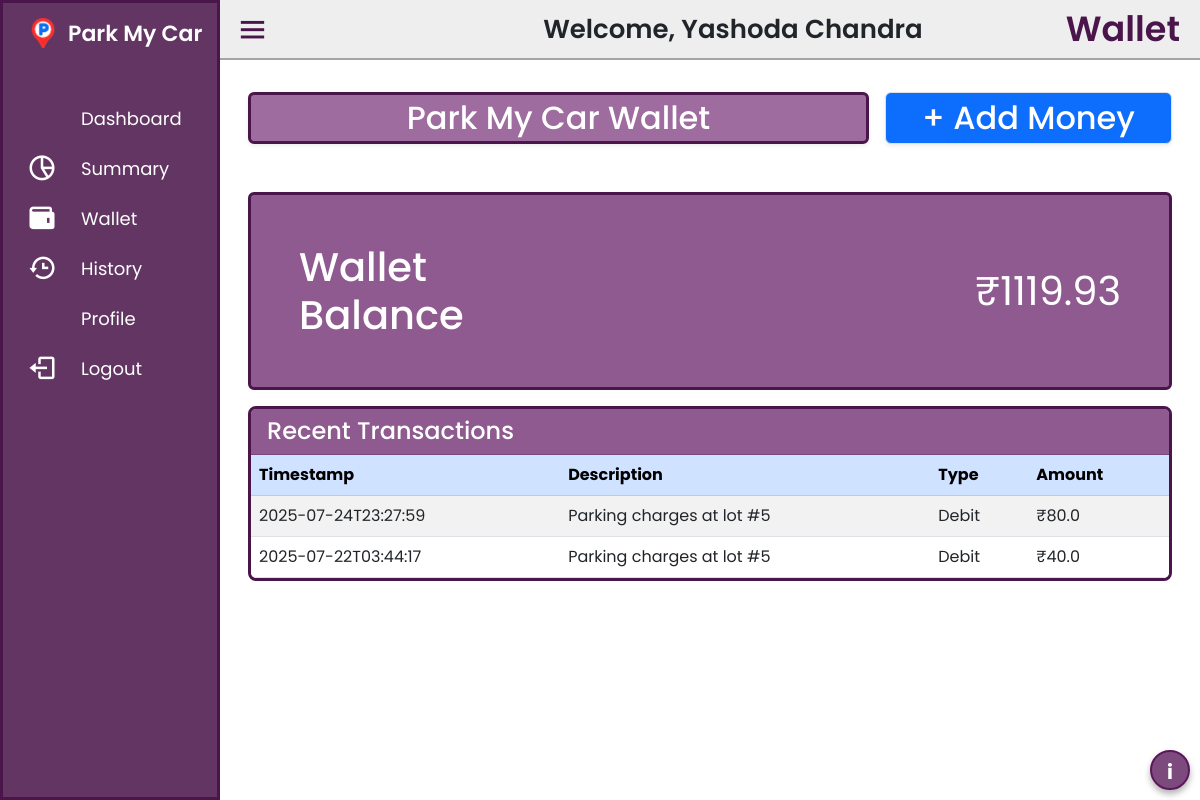
The page /wallet (signed in) on the database its author committed.
### tables this page shows
CREATE TABLE users (
    id INTEGER PRIMARY KEY AUTOINCREMENT,
    username TEXT UNIQUE NOT NULL,
    full_name TEXT NOT NULL,
    password TEXT NOT NULL,
    address TEXT,
    pincode TEXT,
    wallet_balance REAL DEFAULT 0.0
);

CREATE TABLE transactions (
    id INTEGER PRIMARY KEY AUTOINCREMENT,
    user_id INTEGER NOT NULL,
    amount REAL NOT NULL,
    type TEXT CHECK(type IN ('credit', 'debit')) NOT NULL,
    description TEXT,
    timestamp DATETIME DEFAULT CURRENT_TIMESTAMP,
    FOREIGN KEY(user_id) REFERENCES users(id)
);

### controllers/user_controller.py (the view)
@user_bp.route('/wallet')
@login_required
def wallet():
    user_id = session.get("user_id")
    conn = sqlite3.connect(get_db_path())
    cursor = conn.cursor()
    cursor.execute("SELECT wallet_balance FROM users WHERE id = ?", (user_id,))
    balance = cursor.fetchone()[0]
    cursor.execute('''
        SELECT amount,description, type, timestamp FROM transactions
        WHERE user_id = ? ORDER BY timestamp DESC LIMIT 10
    ''', (user_id,))
    transactions = cursor.fetchall()
    cursor.execute("SELECT username, full_name, address, pincode FROM users WHERE id = ?", (user_id,))
    row = cursor.fetchone()
    user = {
        'username': row[0],
        'full_name': row[1],
        'address': row[2],
        'pincode': row[3]
    }
    conn.close()
    return render_template("UserTemplate.html",current="Wallet",name=user['full_name'], balance=balance, transactions=transactions,user=user)

### app.py (called while the page is built)
@login_manager.user_loader
def load_user(user_id):
    conn = sqlite3.connect(app.config["DB_PATH"])
    cursor = conn.cursor()
    cursor.execute("SELECT id, username, password FROM users WHERE id=?", (user_id,))
    user = cursor.fetchone()
    conn.close()
    if user:
        return User(user[0], user[1], user[2])
    return None

### controllers/user_controller.py (called while the page is built)
def get_db_path():
    return current_app.config["DB_PATH"]

### templates/UserTemplate.html (shortened to what this page needs)
<!DOCTYPE html>
<html lang="en" dir="ltr">
  <head>
    <link rel="stylesheet" href="../static/css/sidebar.css" />
    <link
      href="https://cdn.boxicons.com/fonts/basic/boxicons.min.css"
      rel="stylesheet"
    />
    <link
      href="https://unpkg.com/boxicons@2.0.7/css/boxicons.min.css"
      rel="stylesheet"
    />
  </head>
  <body>
    <div class="sidebar">
      <div class="logo-details">
        <img
          src="../static/images/favicon.png"
          alt=""
          style="height: 30px; margin-left: 25px; margin-right: 10px"
        />
        <span class="logo_name">Park&nbsp;My&nbsp;Car</span>
      </div>
      <ul class="nav-links">
        <li>
          <a href="/dashboard">
            <i class="bx bx-dashboard-alt"></i>
            <span class="link_name">Dashboard</span>
          </a>
        </li>
        <li>
          <a href="/summary">
            <i class="bx bx-pie-chart-alt-2"></i>
            <span class="link_name">Summary</span>
          </a>
        </li>
        <li>
          <a href="/wallet">
            <i class="bx bxs-wallet"></i>
            <span class="link_name">Wallet</span>
          </a>
        </li>
        <li>
          <a href="/history">
            <i class="bx bx-history"></i>
            <span class="link_name">History</span>
          </a>
        </li>
        <li>
          <a
            data-bs-toggle="modal"
            data-bs-target="#EditProfile"
            style="cursor: pointer"
          >
            <i class="bx bx-user-square"></i>
            <span class="link_name">Profile</span>
          </a>
        </li>
        <li>
          <a
            data-bs-toggle="modal"
            data-bs-target="#LogoutCard"
            style="cursor: pointer"
          >
            <i class="bx bx-log-out"></i>
            <span class="link_name">Logout</span>
          </a>
        </li>
      </ul>
    </div>
    <section class="home-section">
      <div class="home-content">
        <i class="bx bx-menu" style="width: 150px"></i>
        <span class="text-nowrap">Welcome, {{name}}</span>
        <span class="text" style="margin-right: 20px">{{current}}</span>
      </div>
      <div>
        {% if (current == "Dashboard")%} {%include "UserDashboard.html"%} {%elif
        (current == "Wallet")%} {%include "Wallet.html"%} {%elif (current ==
        "History")%} {%include"HistoryPage.html"%} {%else%} {%include
        "UserSummary.html"%} {% endif %}
      </div>
    </section>
  </body>
</html>

### templates/Wallet.html (shortened to what this page needs)
<!DOCTYPE html>
<html lang="en">
  <head>
    <link
      href="https://cdn.jsdelivr.net/npm/bootstrap@5.3.0/dist/css/bootstrap.min.css"
      rel="stylesheet"
    />
    <link rel="stylesheet" href="../static/css/flashmessages.css" />
  </head>
  <body>
    {%include "Info.html"%} {%include "AddMoney.html"%}
    <div class="content-blur py-2 px-3">
      <div class="container d-flex gap-3 mt-4">
        <div class="container d-flex flex-grow-1 justify-content-center
        align-items-center rounded shadow-sm text-white"
        style="background-color: #6c206da8; border: 3px solid #4A154B;" >
        <h2 style="margin: 0%">Park My Car Wallet</h2>
      </div>
      <div
        class="container text-nowrap w-auto d-flex justify-content-center border rounded shadow-sm btn btn-primary"
        data-bs-toggle="modal"
        data-bs-target="#AddMoney"
      >
        <h2 class="px-4" style="margin: 0%">+ Add Money</h2>
      </div>
    </div>
    <div class="container py-5">
      <div
        class="card mb-3 d-flex flex-row align-items-center justify-content-between text-white"
        style="background-color: #671f68bb;border: 3px solid #4A154B;"
      >
        <div>
          <h1 class="card-title mx-5 my-5">Wallet <br />Balance</h1>
        </div>
        <div>
          <div class="wallet-balance my-3 fs-1 mx-5">₹{{balance}}</div>
        </div>
      </div>
    {%if not(transactions==[])%}
      <div class="card rounded-3" style="border: 3px solid #4A154B;">
        <div class="card-header text-white" style="background-color: #671f68bb;"><h4 class="mb-0">Recent Transactions</h4></div>
        <div class="card-body p-0">
          <div class="table-responsive rounded-bottom-2 ">
            <table class="table table-hover table-striped mb-0">
              <thead class="table-primary">
                <tr>
                  <th>Timestamp</th>
                  <th>Description</th>
                  <th>Type</th>
                  <th>Amount</th>
                </tr>
              </thead>
              <tbody>
                {% for txn in transactions %}
                <tr>
                  <td>{{ txn[3] }}</td>
                  <td>{{ txn[1] }}</td>
                  <td class="{{ txn['type'] }}">
                    {{ txn[2]|capitalize }}
                  </td>
                  <td class="{{ txn['type'] }}">₹{{ txn[0] }}</td>
                </tr>
                {% endfor %}
              </tbody>
            </table>
          </div>
        </div>
      </div>
      {%endif%}
    </div>
  </body>
</html>

### static/css/sidebar.css (style rules this page uses)
* { margin: 0; padding: 0; box-sizing: border-box; font-family: "Poppins", sans-serif; }
.sidebar { position: fixed; top: 0; left: 0; height: 100%; width: 220px; background: #4a154bdc; z-index: 100; transition: all 0.5s ease; border: 3px solid #4A154B; }
.sidebar .logo-details { height: 60px; width: 100%; display: flex; align-items: center; }
.sidebar .logo-details .logo_name { font-size: 22px; color: #fff; font-weight: 600; transition: 0.05s ease; transition-delay: 0.01s; }
.sidebar .nav-links { height: 100%; padding: 30px 0 150px 0; overflow: auto; }
.sidebar .nav-links li { position: relative; list-style: none; transition: all 0.4s ease; }
.sidebar .nav-links li i { height: 50px; min-width: 78px; text-align: center; line-height: 50px; color: #fff; font-size: 30px; cursor: pointer; transition: all 0.3s ease; }
.sidebar .nav-links li a { display: flex; align-items: center; text-decoration: none; }
.sidebar .nav-links li a .link_name { font-size: 18px; font-weight: 400; color: #fff; transition: all 0.4s ease; }
.home-section { position: relative; height: 100vh; left: 220px; width: calc(100% - 220px); transition: all 0.5s ease; }
.home-section .home-content { background: #e0e0e08c; height: 60px; display: flex; justify-content:between; align-items: center; border-bottom: 2px solid #a5a5a5ff; }
.home-section .home-content .bx-menu, .home-section .home-content .text { color: #4A154B; font-size: 35px; }
.home-section .home-content .bx-menu { margin: 0 15px; cursor: pointer; }
.home-section .home-content { display: flex; justify-content: space-between; font-size: 26px; font-weight: 600; }

### templates/Wallet.html (style rules this page uses)
body { font-family: "Poppins", "Roboto", sans-serif; }

### rows shown on the page
users: full_name "Yashoda Chandra", wallet_balance "1119.93"
transactions: timestamp "2025-07-24T23:27:59", description "Parking charges at lot #5", type "Debit", amount "80.0"
transactions: timestamp "2025-07-22T03:44:17", description "Parking charges at lot #5", type "Debit", amount "40.0"

### other values the page prints
{{ current }} "Wallet"
